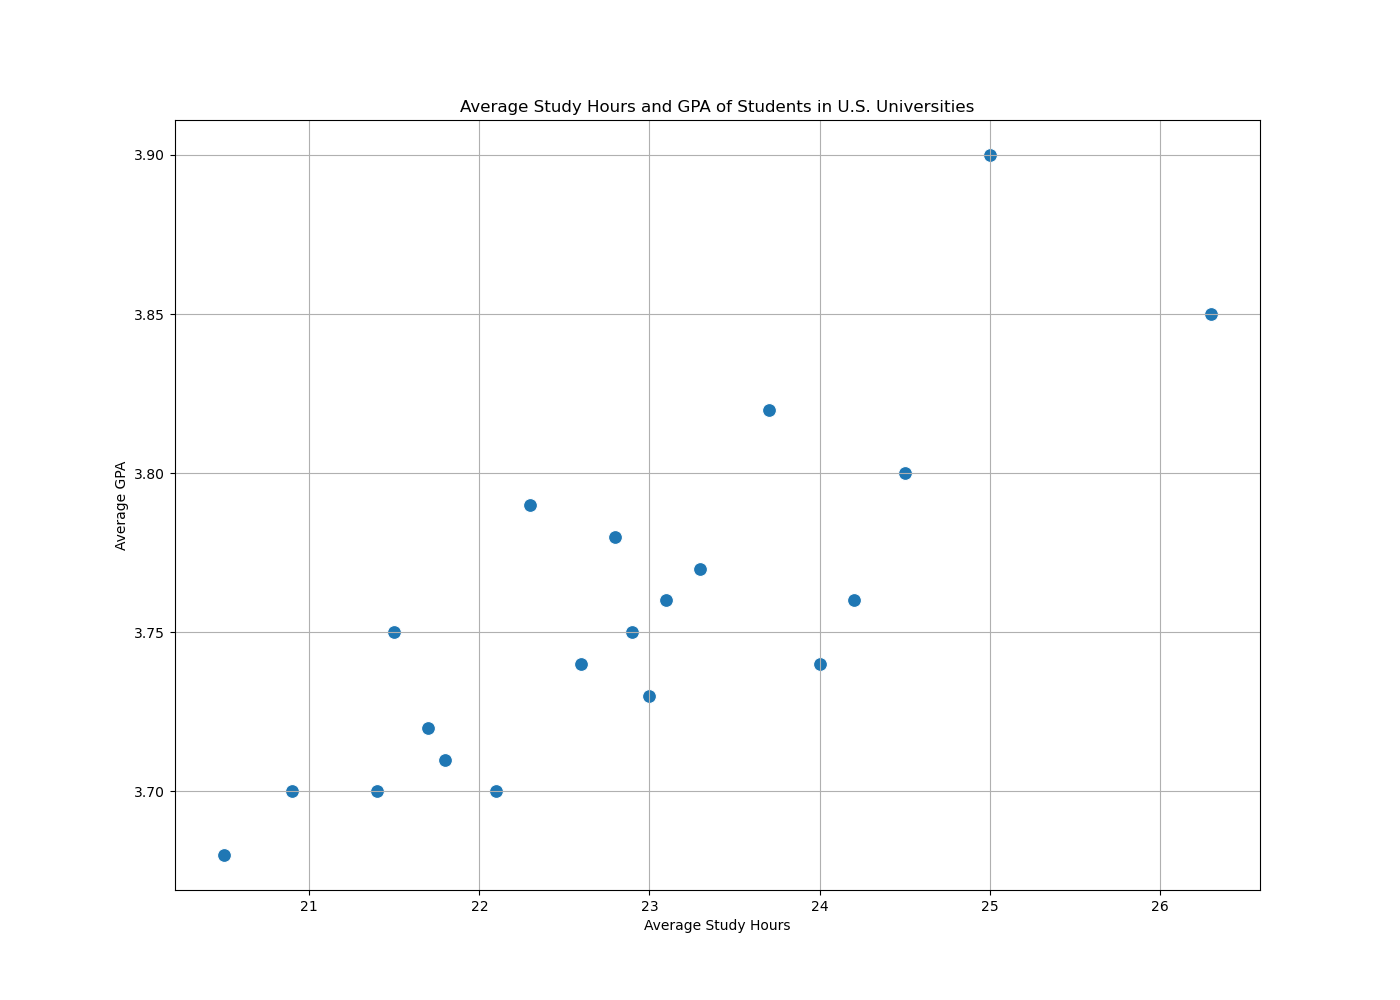

Python code for this plot:

import pandas as pd
import seaborn as sb
import matplotlib.pyplot as plt 

# Data points
data = {
    'University': ['Harvard', 'Stanford', 'MIT', 'Caltech', 'Princeton', 'Yale', 'Columbia', 'UChicago', 'UPenn', 'Brown', 
                   'Cornell', 'Duke', 'Northwestern', 'Johns_Hopkins', 'Dartmouth', 'Vanderbilt', 'Rice', 'Notre_Dame', 
                   'WashU', 'Georgetown'],
    'Average_Study_Hours': [24.5, 22.1, 25.0, 26.3, 23.7, 21.5, 24.2, 23.0, 22.8, 20.9, 24.0, 23.3, 21.7, 22.3, 20.5, 
                            21.8, 23.1, 22.6, 22.9, 21.4],
    'Average_GPA': [3.8, 3.7, 3.9, 3.85, 3.82, 3.75, 3.76, 3.73, 3.78, 3.7, 3.74, 3.77, 3.72, 3.79, 3.68, 3.71, 3.76, 
                    3.74, 3.75, 3.7]
}

# Create DataFrame
df = pd.DataFrame(data)

# Set up the matplotlib figure
plt.figure(figsize=(14, 10))

# Draw a seaborn scatter plot
sb.scatterplot(data=df, x="Average_Study_Hours", y="Average_GPA", palette=['#FF4500', '#1E90FF'], s=100)

# Additional customizations
plt.title('Average Study Hours and GPA of Students in U.S. Universities')
plt.xlabel('Average Study Hours')
plt.ylabel('Average GPA')
plt.grid(True)

# Show the plot
plt.show()
